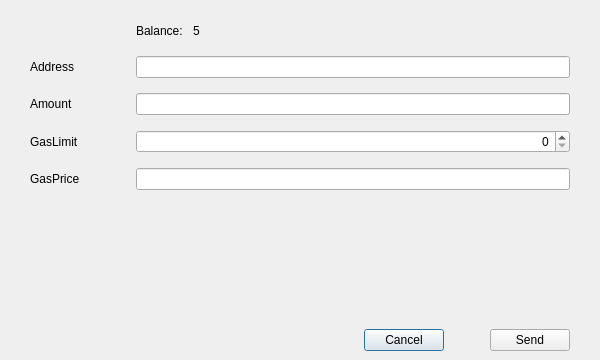
<?xml version="1.0" encoding="UTF-8"?>
<ui version="4.0">
 <class>SendNftDialog</class>
 <widget class="QDialog" name="SendNftDialog">
  <property name="enabled">
   <bool>true</bool>
  </property>
  <property name="geometry">
   <rect>
    <x>0</x>
    <y>0</y>
    <width>600</width>
    <height>360</height>
   </rect>
  </property>
  <property name="windowTitle">
   <string>Send NFT</string>
  </property>
  <layout class="QVBoxLayout" name="verticalLayout">
   <property name="leftMargin">
    <number>0</number>
   </property>
   <property name="rightMargin">
    <number>0</number>
   </property>
   <property name="bottomMargin">
    <number>0</number>
   </property>
   <item>
    <spacer name="verticalSpacer_2">
     <property name="orientation">
      <enum>Qt::Vertical</enum>
     </property>
     <property name="sizeType">
      <enum>QSizePolicy::Fixed</enum>
     </property>
     <property name="sizeHint" stdset="0">
      <size>
       <width>20</width>
       <height>10</height>
      </size>
     </property>
    </spacer>
   </item>
   <item>
    <layout class="QGridLayout" name="gridLayout">
     <property name="leftMargin">
      <number>30</number>
     </property>
     <property name="rightMargin">
      <number>30</number>
     </property>
     <property name="verticalSpacing">
      <number>15</number>
     </property>
     <item row="2" column="1">
      <widget class="TokenAmountField" name="lineEditAmount"/>
     </item>
     <item row="1" column="0">
      <widget class="QLabel" name="labelAddress">
       <property name="minimumSize">
        <size>
         <width>100</width>
         <height>0</height>
        </size>
       </property>
       <property name="text">
        <string>Address</string>
       </property>
      </widget>
     </item>
     <item row="1" column="1">
      <widget class="QValidatedLineEdit" name="lineEditAddress"/>
     </item>
     <item row="2" column="0">
      <widget class="QLabel" name="labelAmount">
       <property name="minimumSize">
        <size>
         <width>100</width>
         <height>0</height>
        </size>
       </property>
       <property name="text">
        <string>Amount</string>
       </property>
      </widget>
     </item>
     <item row="0" column="1">
      <layout class="QHBoxLayout" name="horizontalLayout">
       <item>
        <widget class="QLabel" name="labelNftBalanceText">
         <property name="text">
          <string>Balance:</string>
         </property>
        </widget>
       </item>
       <item>
        <spacer name="horizontalSpacer_4">
         <property name="orientation">
          <enum>Qt::Horizontal</enum>
         </property>
         <property name="sizeType">
          <enum>QSizePolicy::Fixed</enum>
         </property>
         <property name="sizeHint" stdset="0">
          <size>
           <width>10</width>
           <height>20</height>
          </size>
         </property>
        </spacer>
       </item>
       <item>
        <widget class="QLabel" name="labelNftBalance">
         <property name="text">
          <string>5</string>
         </property>
         <property name="textInteractionFlags">
          <set>Qt::LinksAccessibleByMouse|Qt::TextSelectableByMouse</set>
         </property>
        </widget>
       </item>
       <item>
        <spacer name="horizontalSpacer_3">
         <property name="orientation">
          <enum>Qt::Horizontal</enum>
         </property>
         <property name="sizeHint" stdset="0">
          <size>
           <width>40</width>
           <height>20</height>
          </size>
         </property>
        </spacer>
       </item>
      </layout>
     </item>
     <item row="3" column="0">
      <widget class="QLabel" name="labelGasLimit">
       <property name="minimumSize">
        <size>
         <width>100</width>
         <height>0</height>
        </size>
       </property>
       <property name="text">
        <string>GasLimit</string>
       </property>
      </widget>
     </item>
     <item row="4" column="0">
      <widget class="QLabel" name="labelGasPrice">
       <property name="minimumSize">
        <size>
         <width>100</width>
         <height>0</height>
        </size>
       </property>
       <property name="text">
        <string>GasPrice</string>
       </property>
      </widget>
     </item>
     <item row="3" column="1">
      <widget class="QSpinBox" name="lineEditGasLimit">
       <property name="alignment">
        <set>Qt::AlignRight|Qt::AlignTrailing|Qt::AlignVCenter</set>
       </property>
      </widget>
     </item>
     <item row="4" column="1">
      <widget class="BitcoinAmountField" name="lineEditGasPrice"/>
     </item>
    </layout>
   </item>
   <item>
    <spacer name="verticalSpacer">
     <property name="orientation">
      <enum>Qt::Vertical</enum>
     </property>
     <property name="sizeType">
      <enum>QSizePolicy::MinimumExpanding</enum>
     </property>
     <property name="sizeHint" stdset="0">
      <size>
       <width>20</width>
       <height>40</height>
      </size>
     </property>
    </spacer>
   </item>
   <item>
    <widget class="QWidget" name="buttonsContainerWhite" native="true">
     <layout class="QHBoxLayout" name="horizontalLayout_2">
      <property name="leftMargin">
       <number>30</number>
      </property>
      <property name="rightMargin">
       <number>30</number>
      </property>
      <item>
       <spacer name="horizontalSpacer">
        <property name="orientation">
         <enum>Qt::Horizontal</enum>
        </property>
        <property name="sizeType">
         <enum>QSizePolicy::Expanding</enum>
        </property>
        <property name="sizeHint" stdset="0">
         <size>
          <width>40</width>
          <height>20</height>
         </size>
        </property>
       </spacer>
      </item>
      <item>
       <widget class="QPushButton" name="clearButton">
        <property name="text">
         <string>Cancel</string>
        </property>
       </widget>
      </item>
      <item>
       <spacer name="horizontalSpacer_2">
        <property name="orientation">
         <enum>Qt::Horizontal</enum>
        </property>
        <property name="sizeType">
         <enum>QSizePolicy::Fixed</enum>
        </property>
        <property name="sizeHint" stdset="0">
         <size>
          <width>40</width>
          <height>20</height>
         </size>
        </property>
       </spacer>
      </item>
      <item>
       <widget class="QPushButton" name="confirmButton">
        <property name="text">
         <string>Send</string>
        </property>
       </widget>
      </item>
     </layout>
    </widget>
   </item>
  </layout>
 </widget>
 <customwidgets>
  <customwidget>
   <class>QValidatedLineEdit</class>
   <extends>QLineEdit</extends>
   <header>qt/qvalidatedlineedit.h</header>
  </customwidget>
  <customwidget>
   <class>BitcoinAmountField</class>
   <extends>QLineEdit</extends>
   <header>qt/bitcoinamountfield.h</header>
   <container>1</container>
  </customwidget>
  <customwidget>
   <class>TokenAmountField</class>
   <extends>QLineEdit</extends>
   <header>qt/tokenamountfield.h</header>
   <container>1</container>
  </customwidget>
 </customwidgets>
 <tabstops>
  <tabstop>lineEditAddress</tabstop>
  <tabstop>lineEditAmount</tabstop>
  <tabstop>lineEditGasLimit</tabstop>
  <tabstop>lineEditGasPrice</tabstop>
  <tabstop>confirmButton</tabstop>
  <tabstop>clearButton</tabstop>
 </tabstops>
 <resources/>
 <connections/>
</ui>
